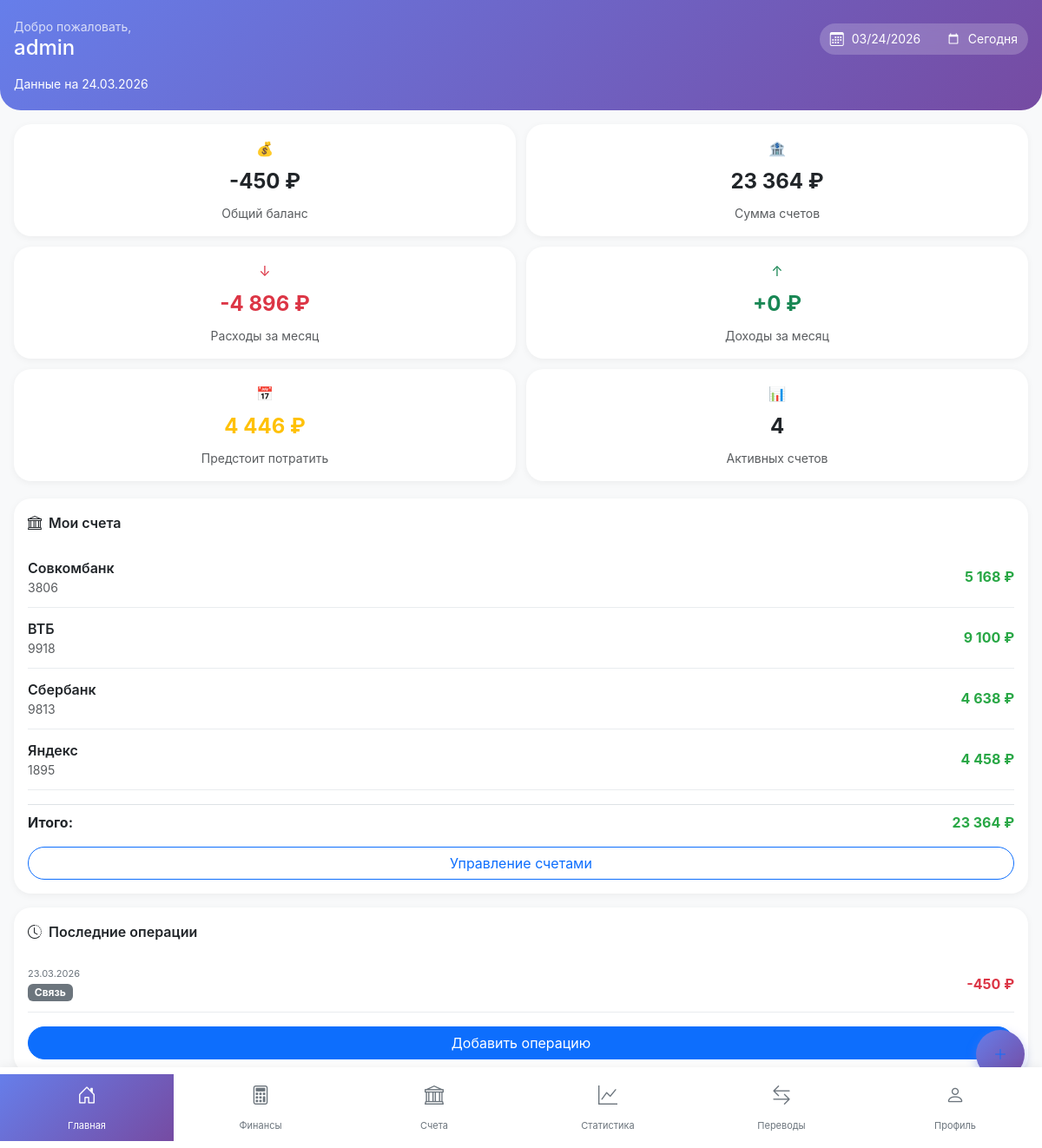
Page /dashboard.php (signed in) on the committed database.
### tables this page shows
CREATE TABLE `accounts` (
  `id` int(11) NOT NULL,
  `user_id` int(11) NOT NULL,
  `account_number` varchar(100) NOT NULL,
  `bank_name` varchar(100) NOT NULL,
  `note` text DEFAULT NULL,
  `opening_date` date DEFAULT NULL,
  `color` varchar(7) DEFAULT '#6c757d',
  `icon` varchar(50) DEFAULT 'bi-bank',
  `initial_balance` decimal(15,2) DEFAULT 0.00,
  `current_balance` decimal(15,2) DEFAULT 0.00,
  `is_active` tinyint(1) DEFAULT 1,
  `created_at` timestamp NOT NULL DEFAULT current_timestamp(),
  `updated_at` timestamp NOT NULL DEFAULT current_timestamp() ON UPDATE current_timestamp()
);

CREATE TABLE `transactions` (
  `id` int(11) NOT NULL,
  `user_id` int(11) NOT NULL,
  `account_id` int(11) NOT NULL,
  `category_id` int(11) NOT NULL,
  `type` enum('income','expense') NOT NULL,
  `amount` decimal(15,2) NOT NULL,
  `transaction_date` date NOT NULL,
  `description` text DEFAULT NULL,
  `tags_text` text DEFAULT NULL,
  `created_at` timestamp NOT NULL DEFAULT current_timestamp(),
  `updated_at` timestamp NOT NULL DEFAULT current_timestamp() ON UPDATE current_timestamp()
);

CREATE TABLE `categories` (
  `id` int(11) NOT NULL,
  `user_id` int(11) NOT NULL,
  `name` varchar(50) NOT NULL,
  `color` varchar(7) DEFAULT '#6c757d',
  `type` enum('income','expense') NOT NULL,
  `created_at` timestamp NOT NULL DEFAULT current_timestamp(),
  `updated_at` timestamp NOT NULL DEFAULT current_timestamp() ON UPDATE current_timestamp()
);

### dashboard.php (the view, shortened to what this page needs)
<?php
require_once 'config/database.php';
$user_id = $_SESSION['user_id'];
$selected_date = $_GET['date'] ?? date('Y-m-d');
$selected_date_formatted = date('d.m.Y', strtotime($selected_date));
$stmt = $pdo->prepare("SELECT SUM(CASE WHEN type = 'income' THEN amount ELSE 0 END) as total_income, SUM(CASE WHEN type = 'expense' THEN amount ELSE 0 END) as total_expense FROM transactions WHERE user_id = ? AND transaction_date <= ?");
$stmt->execute([$user_id, $selected_date]);
$totals = $stmt->fetch();
$total_balance_all = ($totals['total_income'] ?? 0) - ($totals['total_expense'] ?? 0);
$stmt = $pdo->prepare("SELECT a.*, COALESCE((SELECT SUM(CASE WHEN t.type = 'income' THEN t.amount ELSE -t.amount END) FROM transactions t WHERE t.account_id = a.id AND t.transaction_date <= ?), 0) as transaction_balance FROM accounts a WHERE a.user_id = ? AND a.is_active = 1");
$stmt->execute([$selected_date, $user_id]);
$accounts_data = $stmt->fetchAll();
$accounts = [];
$total_balance = 0;
foreach ($accounts_data as $account) {
    $balance = $account['initial_balance'] + $account['transaction_balance'];
    $accounts[] = $account;
    $accounts[count($accounts)-1]['current_balance'] = $balance;
    $total_balance += $balance;
}
$month_start = date('Y-m-01', strtotime($selected_date));
$month_end = date('Y-m-t', strtotime($selected_date));
$stmt = $pdo->prepare("SELECT SUM(amount) as month_expenses FROM transactions WHERE user_id = ? AND type = 'expense' AND transaction_date BETWEEN ? AND ?");
$stmt->execute([$user_id, $month_start, $month_end]);
$month_expenses = $stmt->fetch()['month_expenses'] ?? 0;
$stmt = $pdo->prepare("SELECT SUM(amount) as month_income FROM transactions WHERE user_id = ? AND type = 'income' AND transaction_date BETWEEN ? AND ?");
$stmt->execute([$user_id, $month_start, $month_end]);
$month_income = $stmt->fetch()['month_income'] ?? 0;
$stmt = $pdo->prepare("SELECT SUM(amount) as upcoming FROM transactions WHERE user_id = ? AND type = 'expense' AND transaction_date > ?");
$stmt->execute([$user_id, $selected_date]);
$upcoming = $stmt->fetch()['upcoming'] ?? 0;
$stmt = $pdo->prepare("SELECT t.*, c.name as category_name, c.color as category_color FROM transactions t LEFT JOIN categories c ON t.category_id = c.id WHERE t.user_id = ? AND t.transaction_date <= ? ORDER BY t.transaction_date DESC LIMIT 5");
$stmt->execute([$user_id, $selected_date]);
$recent = $stmt->fetchAll();
?>
<!DOCTYPE html>
<html lang="ru">
<head>
    <link href="https://cdn.jsdelivr.net/npm/bootstrap@5.3.0/dist/css/bootstrap.min.css" rel="stylesheet">
    <link rel="stylesheet" href="https://cdn.jsdelivr.net/npm/bootstrap-icons@1.11.1/font/bootstrap-icons.css">
</head>
<body>
    <div class="mobile-header">
        <div class="d-flex justify-content-between align-items-center">
            <div>
                <div class="small opacity-75">Добро пожаловать,</div>
                <h4 class="mb-0"><?php echo htmlspecialchars($_SESSION['username']); ?></h4>
            </div>
            <div class="date-selector">
                <form method="GET" class="d-flex align-items-center gap-2">
                    <i class="bi bi-calendar3"></i>
                    <input type="date" name="date" value="<?php echo $selected_date; ?>" onchange="this.form.submit()">
                    <a href="dashboard.php" class="text-white text-decoration-none small">Сегодня</a>
                </form>
            </div>
        </div>
        <div class="mt-3">
            <div class="small">Данные на <?php echo $selected_date_formatted; ?></div>
        </div>
    </div>
    <div class="stats-grid">
        <div class="stat-card">
            <div>💰</div>
            <div class="stat-value"><?php echo number_format($total_balance_all, 0, '.', ' '); ?> ₽</div>
            <div class="small text-muted">Общий баланс</div>
        </div>
        <div class="stat-card">
            <div>🏦</div>
            <div class="stat-value"><?php echo number_format($total_balance, 0, '.', ' '); ?> ₽</div>
            <div class="small text-muted">Сумма счетов</div>
        </div>
        <div class="stat-card">
            <div class="text-danger">↓</div>
            <div class="stat-value text-danger">-<?php echo number_format($month_expenses, 0, '.', ' '); ?> ₽</div>
            <div class="small text-muted">Расходы за месяц</div>
        </div>
        <div class="stat-card">
            <div class="text-success">↑</div>
            <div class="stat-value text-success">+<?php echo number_format($month_income, 0, '.', ' '); ?> ₽</div>
            <div class="small text-muted">Доходы за месяц</div>
        </div>
        <div class="stat-card">
            <div>📅</div>
            <div class="stat-value text-warning"><?php echo number_format($upcoming, 0, '.', ' '); ?> ₽</div>
            <div class="small text-muted">Предстоит потратить</div>
        </div>
        <div class="stat-card">
            <div>📊</div>
            <div class="stat-value"><?php echo count($accounts); ?></div>
            <div class="small text-muted">Активных счетов</div>
        </div>
    </div>
    <div class="section-card">
        <div class="section-title"><i class="bi bi-bank"></i> Мои счета</div>
        <?php if (count($accounts) > 0): ?>
            <?php foreach ($accounts as $account): ?>
                <div class="account-item">
                    <div class="d-flex align-items-center gap-3">
                        <div>
                            <div class="fw-semibold"><?php echo htmlspecialchars($account['bank_name']); ?></div>
                            <div class="small text-muted"><?php echo htmlspecialchars(substr($account['account_number'], -8)); ?></div>
                        </div>
                    </div>
                    <div class="fw-bold <?php echo $account['current_balance'] >= 0 ? 'balance-positive' : 'balance-negative'; ?>">
                        <?php echo number_format($account['current_balance'], 0, '.', ' '); ?> ₽
                    </div>
                </div>
            <?php endforeach; ?>
            <div class="mt-3 pt-2 border-top d-flex justify-content-between">
                <strong>Итого:</strong>
                <strong class="<?php echo $total_balance >= 0 ? 'balance-positive' : 'balance-negative'; ?>">
                    <?php echo number_format($total_balance, 0, '.', ' '); ?> ₽
                </strong>
            </div>
        <?php else: ?>
            <div class="text-center text-muted py-3">Нет активных счетов</div>
        <?php endif; ?>
        <a href="modules/accounts.php" class="btn btn-outline-primary w-100 mt-3 rounded-pill">Управление счетами</a>
    </div>
    <div class="section-card">
        <div class="section-title"><i class="bi bi-clock-history"></i> Последние операции</div>
        <?php if (count($recent) > 0): ?>
            <?php foreach ($recent as $t): ?>
                <div class="transaction-item">
                    <div>
                        <div class="transaction-date"><?php echo date('d.m.Y', strtotime($t['transaction_date'])); ?></div>
                        <span class="badge" style="background-color: <?php echo $t['category_color']; ?>"><?php echo htmlspecialchars($t['category_name']); ?></span>
                    </div>
                    <div class="fw-bold <?php echo $t['type'] == 'income' ? 'text-income' : 'text-expense'; ?>">
                        <?php echo ($t['type'] == 'income' ? '+' : '-') . number_format($t['amount'], 0, '.', ' '); ?> ₽
                    </div>
                </div>
            <?php endforeach; ?>
        <?php else: ?>
            <div class="text-center text-muted py-3">Нет операций</div>
        <?php endif; ?>
        <a href="modules/finances.php" class="btn btn-primary w-100 mt-3 rounded-pill">Добавить операцию</a>
    </div>
    <a href="modules/finances.php" class="fab"><i class="bi bi-plus-lg"></i></a>
    <div class="mobile-nav">
        <div class="row g-0">
            <div class="col-2"><a href="dashboard.php" class="nav-item active"><i
                        class="bi bi-house-door active"></i><span>Главная</span></a></div>
            <div class="col-2"><a href="modules/finances.php" class="nav-item"><i
                        class="bi bi-calculator"></i><span>Финансы</span></a></div>
            <div class="col-2"><a href="modules/accounts.php" class="nav-item"><i class="bi bi-bank"></i><span>Счета</span></a>
            </div>
            <div class="col-2"><a href="modules/statistics.php" class="nav-item"><i
                        class="bi bi-graph-up"></i><span>Статистика</span></a></div>
            <div class="col-2"> <a href="modules/transfers.php" class="nav-item"><i
                        class="bi bi-arrow-left-right"></i><span>Переводы</span></a></div>
            <div class="col-2"> <a href="profile.php" class="nav-item"><i
                        class="bi bi-person"></i><span>Профиль</span></a></div>
        </div>
    </div>
</body>
</html>

### dashboard.php (style rules this page uses)
* { -webkit-tap-highlight-color: transparent; }
body { background: #f8f9fa; font-family: -apple-system, BlinkMacSystemFont, "Segoe UI", Roboto, sans-serif; padding-bottom: 70px; }
.mobile-header { background: linear-gradient(135deg, #667eea 0%, #764ba2 100%); color: white; padding: 20px 16px; border-radius: 0 0 24px 24px; margin-bottom: 16px; }
.date-selector { background: rgba(255,255,255,0.2); border-radius: 30px; padding: 6px 12px; backdrop-filter: blur(10px); }
.date-selector input { background: transparent; border: none; color: white; font-size: 14px; }
.stats-grid { display: grid; grid-template-columns: repeat(2, 1fr); gap: 12px; padding: 0 16px; margin-bottom: 20px; }
.stat-card { background: white; border-radius: 20px; padding: 16px; text-align: center; box-shadow: 0 2px 8px rgba(0,0,0,0.05); }
.stat-value { font-size: 24px; font-weight: bold; margin: 8px 0; }
.section-card { background: white; border-radius: 20px; margin: 0 16px 16px; padding: 16px; box-shadow: 0 2px 8px rgba(0,0,0,0.05); }
.section-title { font-size: 16px; font-weight: 600; margin-bottom: 16px; display: flex; align-items: center; gap: 8px; }
.account-item { display: flex; justify-content: space-between; align-items: center; padding: 12px 0; border-bottom: 1px solid #e9ecef; }
.transaction-item { display: flex; justify-content: space-between; align-items: center; padding: 12px 0; border-bottom: 1px solid #e9ecef; }
.transaction-date { font-size: 11px; color: #6c757d; }
.text-expense { color: #dc3545; }
.fab { position: fixed; bottom: 80px; right: 20px; background: linear-gradient(135deg, #667eea 0%, #764ba2 100%); width: 56px; height: 56px; border-radius: 28px; display: flex; align-items: center; justify-content: center; box-shadow: 0 4px 12px rgba(102,126,234,0.4); cursor: pointer; z-index: 1000; }
.mobile-nav { position: fixed; bottom: 0; left: 0; right: 0; background: white; box-shadow: 0 -2px 10px rgba(0,0,0,0.05); padding: 8px 0; z-index: 1000; }
.mobile-nav .nav-item { text-align: center; padding: 8px 0; color: #6c757d; text-decoration: none; display: block; }
.mobile-nav .nav-item.active { background: linear-gradient(135deg, #667eea 0%, #764ba2 100%); color: white; }
.mobile-nav .nav-item i { font-size: 22px; display: block; margin-bottom: 4px; }
.mobile-nav .nav-item span { font-size: 11px; }
.balance-positive { color: #28a745; }

### rows in the picture
accounts: bank_name "Совкомбанк", account_number "3806", current_balance "5 168"
accounts: bank_name "ВТБ", account_number "9918", current_balance "9 100"
accounts: bank_name "Сбербанк", account_number "9813", current_balance "4 638"
accounts: bank_name "Яндекс", account_number "1895", current_balance "4 458"
transactions: transaction_date "23.03.2026", category.name "Связь", amount "450"

### other values in the picture
$_SESSION['username'] "admin"
$total_balance_all "-450"
$total_balance "23 364"
$month_expenses "4 896"
$month_income "0"
$upcoming "4 446"
count($accounts) "4"
